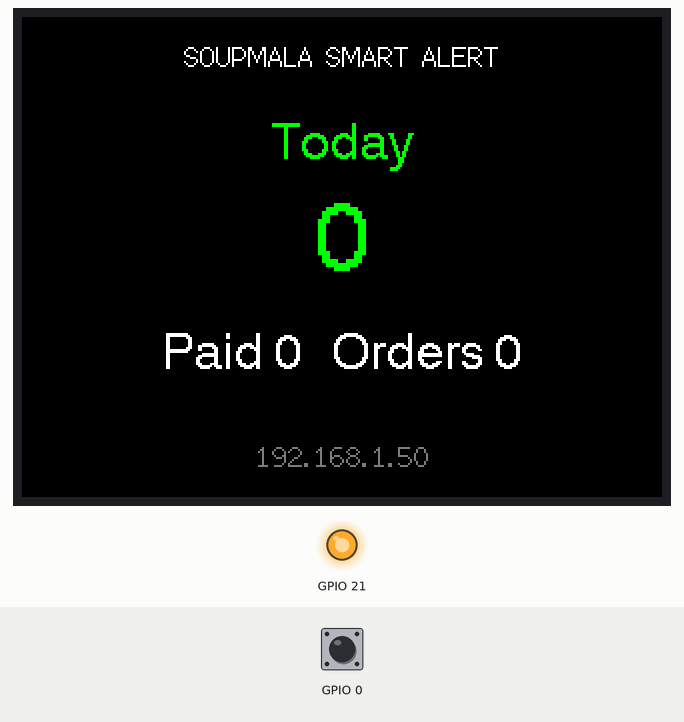
The sketch below on a simulated ESP32. Shown: 320×240 colour display, output pins drawn as LEDs (lit = HIGH). Inputs (shaded band) come from the test bench; at power-on: GPIO 0 HIGH. WiFi joins after 1.5 s; servers stay silent unless stated; the local clock reads 2024-03-15 10:24:30 at power-on unless the sketch sets it; EEPROM starts erased.

Above: at 1.9 s.

The sketch:

Soupmala_SmartAlert.ino
```cpp
// SOUPMALA SMART ALERT - Phase 1 (ESP32-2432S028 / TPM408-2.8)
// Library: LovyanGFX (lovyan03). Core: esp32:esp32
// มือถือส่งข้อความแจ้งเตือนมาที่ http://<IP บอร์ด>/n?key=...&text=...

#include <WiFi.h>
#include <WebServer.h>
#include <WiFiManager.h>
#include <Preferences.h>
#include <time.h>
#define LGFX_USE_V1
#include <LovyanGFX.hpp>

// ===== ตั้งค่า =====
// Wi-Fi และรหัสลับตั้งผ่านหน้าเว็บ (ต่อ Wi-Fi ชื่อ SoupMala-Setup) ไม่ต้องแก้โค้ด
String secretKey = "soupmala123";
#define USE_ST7789 1                      // บอร์ด 2 USB มักเป็น ST7789; ถ้าจอเพี้ยนให้ลองเปลี่ยนเป็น 0 (ILI9341)
const uint32_t ALERT_MS = 8000;           // แสดงแจ้งเตือนใหญ่กี่ ms
const uint32_t DEDUP_MS = 10000;          // กันแจ้งซ้ำข้อความเดิม
// ===================

#if USE_ST7789
using PanelT = lgfx::Panel_ST7789;
const bool PANEL_INVERT = true;
#else
using PanelT = lgfx::Panel_ILI9341;
const bool PANEL_INVERT = false;
#endif

class LGFX : public lgfx::LGFX_Device {
  PanelT _panel;
  lgfx::Bus_SPI _bus;
public:
  LGFX() {
    {
      auto c = _bus.config();
      c.spi_host = SPI2_HOST;
      c.spi_mode = 0;
      c.freq_write = 40000000;
      c.freq_read = 16000000;
      c.use_lock = true;
      c.dma_channel = SPI_DMA_CH_AUTO;
      c.pin_sclk = 14;
      c.pin_mosi = 13;
      c.pin_miso = 12;
      c.pin_dc = 2;
      _bus.config(c);
      _panel.setBus(&_bus);
    }
    {
      auto c = _panel.config();
      c.pin_cs = 15;
      c.pin_rst = -1;
      c.pin_busy = -1;
      c.panel_width = 240;
      c.panel_height = 320;
      c.offset_x = 0;
      c.offset_y = 0;
      c.readable = false;
      c.invert = PANEL_INVERT;
      c.rgb_order = false;
      c.bus_shared = false;
      _panel.config(c);
    }
    setPanel(&_panel);
  }
};

LGFX tft;
WebServer server(80);

enum Mode { IDLE, PAID, ORDER };
Mode mode = IDLE;
uint32_t alertStart = 0;
float lastAmount = 0;
float totalToday = 0;
int paidCount = 0, orderCount = 0;
int lastDay = -1;
String lastText;
uint32_t lastTextMs = 0;
bool needDraw = true;

float parseAmount(const String& s) {
  int i = s.indexOf("ได้รับชำระเงิน");
  if (i < 0) return -1;
  i += String("ได้รับชำระเงิน").length();
  String num;
  bool started = false;
  for (; i < (int)s.length(); i++) {
    char c = s[i];
    if (c >= '0' && c <= '9') { num += c; started = true; }
    else if (started && c == ',') continue;
    else if (started && c == '.') num += c;
    else if (started) break;
  }
  if (num.length() == 0) return -1;
  return num.toFloat();
}

void checkNewDay() {
  struct tm t;
  if (!getLocalTime(&t, 0)) return;
  if (lastDay != -1 && t.tm_mday != lastDay) {
    totalToday = 0; paidCount = 0; orderCount = 0; needDraw = true;
  }
  lastDay = t.tm_mday;
}

void draw() {
  tft.setRotation(1);  // แนวนอน 320x240
  tft.setTextDatum(lgfx::middle_center);
  if (mode == PAID) {
    tft.fillScreen(TFT_DARKGREEN);
    tft.setTextColor(TFT_WHITE);
    tft.setFont(&fonts::Font4);
    tft.setTextSize(1);
    tft.drawString("RECEIVED", 160, 50);
    tft.setTextSize(3);
    char b[24]; snprintf(b, sizeof(b), "%.2f", lastAmount);
    tft.drawString(b, 160, 120);
    tft.setTextSize(1);
    tft.drawString("THB", 160, 185);
  } else if (mode == ORDER) {
    tft.fillScreen(TFT_ORANGE);
    tft.setTextColor(TFT_BLACK);
    tft.setFont(&fonts::Font4);
    tft.setTextSize(2);
    tft.drawString("NEW ORDER", 160, 90);
    tft.setTextSize(1);
    tft.drawString("Wongnai", 160, 160);
  } else {
    tft.fillScreen(TFT_BLACK);
    tft.setTextColor(TFT_WHITE);
    tft.setFont(&fonts::Font2);
    tft.setTextSize(1);
    tft.drawString("SOUPMALA SMART ALERT", 160, 20);
    tft.setFont(&fonts::Font4);
    tft.setTextColor(TFT_GREEN);
    tft.drawString("Today", 160, 65);
    tft.setTextSize(2);
    char b[24]; snprintf(b, sizeof(b), "%.0f", totalToday);
    tft.drawString(b, 160, 115);
    tft.setTextSize(1);
    tft.setTextColor(TFT_WHITE);
    char c[40]; snprintf(c, sizeof(c), "Paid %d   Orders %d", paidCount, orderCount);
    tft.drawString(c, 160, 170);
    tft.setFont(&fonts::Font2);
    tft.setTextColor(TFT_DARKGREY);
    String ip = WiFi.status() == WL_CONNECTED ? WiFi.localIP().toString() : "No WiFi";
    tft.drawString(ip, 160, 220);
  }
  needDraw = false;
}

void handleNotify() {
  if (server.arg("key") != secretKey) { server.send(403, "text/plain", "forbidden"); return; }
  String text = server.arg("text");
  if (text.length() == 0) { server.send(400, "text/plain", "no text"); return; }
  if (text == lastText && millis() - lastTextMs < DEDUP_MS) { server.send(200, "text/plain", "dup"); return; }
  lastText = text; lastTextMs = millis();

  float amt = parseAmount(text);
  if (amt >= 0) {
    lastAmount = amt; totalToday += amt; paidCount++;
    mode = PAID; alertStart = millis(); needDraw = true;
    server.send(200, "text/plain", "paid");
  } else if (text.indexOf("ออเดอร์") >= 0) {
    orderCount++;
    mode = ORDER; alertStart = millis(); needDraw = true;
    server.send(200, "text/plain", "order");
  } else {
    server.send(200, "text/plain", "ignored");
  }
}

void setup() {
  Serial.begin(115200);
  pinMode(21, OUTPUT); digitalWrite(21, HIGH);  // backlight
  tft.init();
  tft.setRotation(1);
  tft.fillScreen(TFT_BLACK);
  tft.setTextColor(TFT_WHITE);
  tft.setFont(&fonts::Font4);
  tft.setTextDatum(lgfx::middle_center);
  tft.drawString("Connecting WiFi...", 160, 120);

  pinMode(0, INPUT_PULLUP);
  WiFiManager wm;
  if (digitalRead(0) == LOW) wm.resetSettings();   // กดค้างปุ่ม BOOT ตอนเปิดเครื่อง = ล้าง Wi-Fi
  Preferences pref;
  pref.begin("sm", false);
  secretKey = pref.getString("key", secretKey);
  WiFiManagerParameter pKey("key", "Secret key", secretKey.c_str(), 20);
  wm.addParameter(&pKey);
  tft.fillScreen(TFT_BLACK);
  tft.setFont(&fonts::Font2);
  tft.drawString("Connect phone to WiFi:", 160, 90);
  tft.setFont(&fonts::Font4);
  tft.drawString("SoupMala-Setup", 160, 130);
  wm.setConfigPortalTimeout(300);
  wm.autoConnect("SoupMala-Setup");
  secretKey = pKey.getValue();
  pref.putString("key", secretKey);
  pref.end();
  configTime(7 * 3600, 0, "pool.ntp.org", "time.google.com");  // เวลาไทย

  server.on("/n", handleNotify);
  server.on("/", []() { server.send(200, "text/plain", "SoupMala Smart Alert OK"); });
  server.begin();
  needDraw = true;
}

void loop() {
  server.handleClient();
  if (WiFi.status() != WL_CONNECTED) {
    static uint32_t lastTry = 0;
    if (millis() - lastTry > 15000) { lastTry = millis(); WiFi.reconnect(); }
  }
  if (mode != IDLE && millis() - alertStart > ALERT_MS) { mode = IDLE; needDraw = true; }
  static uint32_t lastChk = 0;
  if (millis() - lastChk > 30000) { lastChk = millis(); checkNewDay(); }
  if (needDraw) draw();
}
```
